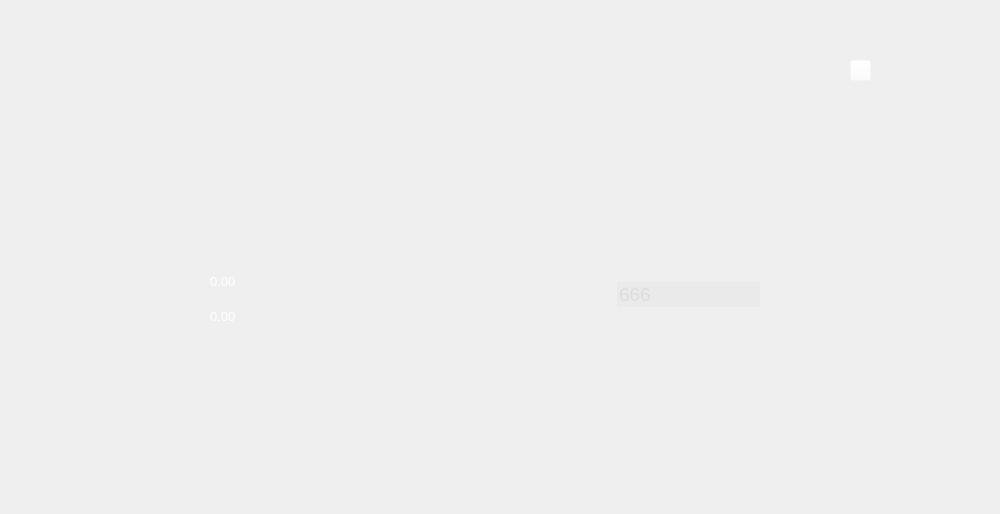
<?xml version="1.0" encoding="UTF-8"?>
<ui version="4.0">
 <class>OKBWidget</class>
 <widget class="QWidget" name="OKBWidget">
  <property name="geometry">
   <rect>
    <x>0</x>
    <y>0</y>
    <width>1000</width>
    <height>514</height>
   </rect>
  </property>
  <property name="windowTitle">
   <string>OKBWidget</string>
  </property>
  <property name="styleSheet">
   <string notr="true">QWidget#OKBWidget{
border-image: url(:/mod/onekeybounty/onekeybounty.png);
}</string>
  </property>
  <widget class="QFrame" name="OKBFrame">
   <property name="geometry">
    <rect>
     <x>340</x>
     <y>100</y>
     <width>501</width>
     <height>261</height>
    </rect>
   </property>
   <property name="minimumSize">
    <size>
     <width>501</width>
     <height>261</height>
    </size>
   </property>
   <property name="maximumSize">
    <size>
     <width>501</width>
     <height>261</height>
    </size>
   </property>
   <property name="styleSheet">
    <string notr="true">QWidget{
background-color: rgba(255, 255, 255, 0);
	background-image: url(:/mod/png.png);
border:0px
}</string>
   </property>
   <property name="frameShape">
    <enum>QFrame::StyledPanel</enum>
   </property>
   <property name="frameShadow">
    <enum>QFrame::Raised</enum>
   </property>
   <layout class="QVBoxLayout" name="verticalLayout" stretch="1,1">
    <property name="sizeConstraint">
     <enum>QLayout::SetMinimumSize</enum>
    </property>
    <item>
     <layout class="QHBoxLayout" name="horizontalLayout" stretch="1,1,1,1">
      <property name="sizeConstraint">
       <enum>QLayout::SetMinimumSize</enum>
      </property>
      <item>
       <widget class="QPushButton" name="pb20">
        <property name="minimumSize">
         <size>
          <width>111</width>
          <height>95</height>
         </size>
        </property>
        <property name="styleSheet">
         <string notr="true">border-image: url(:/mod/onekeybounty/b20.png);
min-height:95px;</string>
        </property>
        <property name="text">
         <string/>
        </property>
       </widget>
      </item>
      <item>
       <widget class="QPushButton" name="pb50">
        <property name="minimumSize">
         <size>
          <width>111</width>
          <height>95</height>
         </size>
        </property>
        <property name="styleSheet">
         <string notr="true">border-image: url(:/mod/onekeybounty/b50.png);
min-height:95px;</string>
        </property>
        <property name="text">
         <string/>
        </property>
       </widget>
      </item>
      <item>
       <widget class="QPushButton" name="pb100">
        <property name="minimumSize">
         <size>
          <width>111</width>
          <height>95</height>
         </size>
        </property>
        <property name="styleSheet">
         <string notr="true">border-image: url(:/mod/onekeybounty/b100.png);
min-height:95px;</string>
        </property>
        <property name="text">
         <string/>
        </property>
       </widget>
      </item>
      <item>
       <widget class="QPushButton" name="pb200">
        <property name="minimumSize">
         <size>
          <width>111</width>
          <height>95</height>
         </size>
        </property>
        <property name="styleSheet">
         <string notr="true">border-image: url(:/mod/onekeybounty/b200.png);
min-height:95px;</string>
        </property>
        <property name="text">
         <string/>
        </property>
       </widget>
      </item>
     </layout>
    </item>
    <item>
     <layout class="QHBoxLayout" name="horizontalLayout_2" stretch="1,1,2">
      <property name="sizeConstraint">
       <enum>QLayout::SetMinimumSize</enum>
      </property>
      <item>
       <widget class="QPushButton" name="pb500">
        <property name="minimumSize">
         <size>
          <width>111</width>
          <height>95</height>
         </size>
        </property>
        <property name="styleSheet">
         <string notr="true">border-image: url(:/mod/onekeybounty/b500.png);
min-height:95px;</string>
        </property>
        <property name="text">
         <string/>
        </property>
       </widget>
      </item>
      <item>
       <widget class="QPushButton" name="pb1000">
        <property name="minimumSize">
         <size>
          <width>111</width>
          <height>95</height>
         </size>
        </property>
        <property name="styleSheet">
         <string notr="true">border-image: url(:/mod/onekeybounty/b1000.png);
min-height:95px;</string>
        </property>
        <property name="text">
         <string/>
        </property>
       </widget>
      </item>
      <item>
       <widget class="QFrame" name="frame_2">
        <property name="styleSheet">
         <string notr="true">border-with: 0px</string>
        </property>
        <property name="frameShape">
         <enum>QFrame::StyledPanel</enum>
        </property>
        <property name="frameShadow">
         <enum>QFrame::Raised</enum>
        </property>
        <widget class="QLineEdit" name="lineEdit">
         <property name="geometry">
          <rect>
           <x>20</x>
           <y>70</y>
           <width>143</width>
           <height>25</height>
          </rect>
         </property>
         <property name="font">
          <font>
           <pointsize>14</pointsize>
           <weight>9</weight>
           <italic>false</italic>
           <bold>false</bold>
          </font>
         </property>
         <property name="styleSheet">
          <string notr="true">background-color: rgba(0, 0, 0, 5);
font: 75 14pt;
color: rgb(220, 220, 220);
border-width: 0px</string>
         </property>
         <property name="text">
          <string>666</string>
         </property>
        </widget>
        <widget class="QPushButton" name="pbCustomizedReward">
         <property name="geometry">
          <rect>
           <x>167</x>
           <y>60</y>
           <width>51</width>
           <height>41</height>
          </rect>
         </property>
         <property name="styleSheet">
          <string notr="true">background-color: rgba(255, 255, 255, 0);
border-image: url(:/mod/png.png);
border-width: 0px;
min-height:41px;</string>
         </property>
         <property name="text">
          <string/>
         </property>
        </widget>
        <widget class="QLabel" name="label">
         <property name="geometry">
          <rect>
           <x>0</x>
           <y>0</y>
           <width>241</width>
           <height>111</height>
          </rect>
         </property>
         <property name="styleSheet">
          <string notr="true">border-image: url(:/mod/onekeybounty/customized.png);
border-width: 0px</string>
         </property>
         <property name="text">
          <string/>
         </property>
        </widget>
        <zorder>label</zorder>
        <zorder>lineEdit</zorder>
        <zorder>pbCustomizedReward</zorder>
       </widget>
      </item>
     </layout>
    </item>
   </layout>
  </widget>
  <widget class="QLabel" name="okbAvailable">
   <property name="geometry">
    <rect>
     <x>210</x>
     <y>273</y>
     <width>111</width>
     <height>16</height>
    </rect>
   </property>
   <property name="styleSheet">
    <string notr="true">font: 75 10pt;
color: rgb(255, 255, 255);
background-image: url(:/mod/png.png);</string>
   </property>
   <property name="text">
    <string>0.00</string>
   </property>
  </widget>
  <widget class="QLabel" name="okbTotal">
   <property name="geometry">
    <rect>
     <x>210</x>
     <y>308</y>
     <width>111</width>
     <height>16</height>
    </rect>
   </property>
   <property name="styleSheet">
    <string notr="true">font: 75 10pt;
color: rgb(255, 255, 255);
background-image: url(:/mod/png.png);</string>
   </property>
   <property name="text">
    <string>0.00</string>
   </property>
  </widget>
  <widget class="QPushButton" name="pbClose">
   <property name="geometry">
    <rect>
     <x>850</x>
     <y>60</y>
     <width>21</width>
     <height>21</height>
    </rect>
   </property>
   <property name="styleSheet">
    <string notr="true">background-color: rgba(255, 255, 255, 0);
border-image: url(:/mod/onekeybounty/close.png);
border-width: 0px;</string>
   </property>
   <property name="text">
    <string/>
   </property>
  </widget>
  <zorder>okbAvailable</zorder>
  <zorder>okbTotal</zorder>
  <zorder>OKBFrame</zorder>
  <zorder>pbClose</zorder>
 </widget>
 <layoutdefault spacing="6" margin="11"/>
 <resources/>
 <connections/>
</ui>
